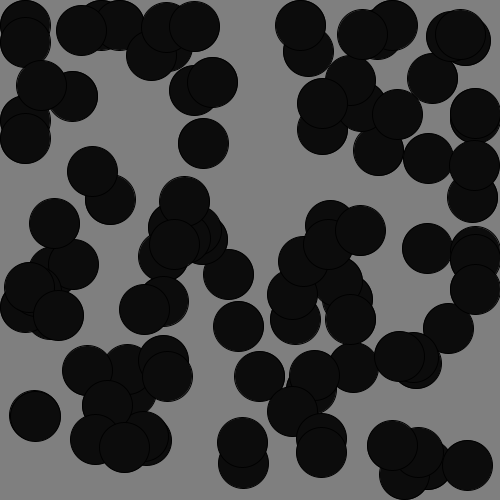
Frame 1 (no input)
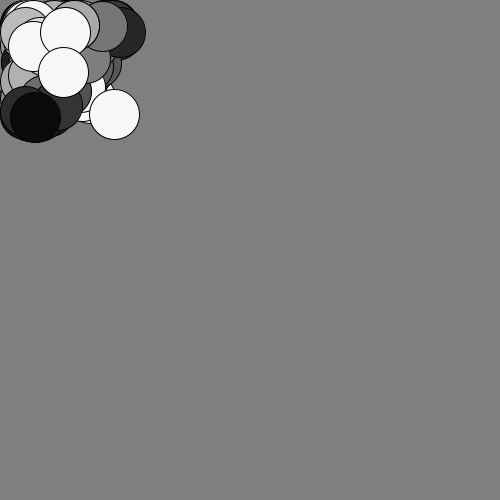
Frame 60 (the mouse pressed at the canvas centre just before this capture)
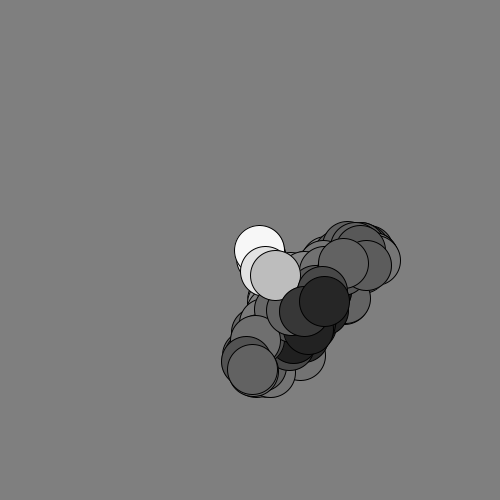
Frame 120 (the mouse held since frame 60 and released just before this capture)

The Processing sketch that drew these frames (run headless with seeded random() and noise(); from frame 60 on, the mouse is pressed at the canvas centre):

// Processing sketch: PVectors_06
// ── PVectors_06.pde
// number of Movers
int qtyMovers = 100;

// declare an array of Movers
ArrayList<Mover> movers;

void setup() {
  size(500, 500);
  background(127);

  // initialize the ArrayList
  movers = new ArrayList<Mover>();

  // add newly constructed Movers 
  for (int i = 0; i < qtyMovers; i++) {
    movers.add(new Mover());
  }

}

void draw() {
  background(127);
  
  // ArrayList.size() is like array.length
  for (int i = 0; i < movers.size(); i++) {
    // we have to "get" a reference to the object in the ArrayList
    Mover m = movers.get(i);
    // anything we do to that reference is applied to the object
    m.update();
  }
  
  // example of shorthand notation for ArrayLists
  // it's not necessary to use a separate for loop
  for (Mover m : movers) m.render();
  
}

void mousePressed() {
  if(mouseButton == RIGHT){
    removeMover();
  }else if(mouseButton == LEFT){
    movers.add(new Mover());
  }
}

void removeMover() {
  // when we remove elements, we have to work backwards
  for (int i = movers.size() - 1; i >= 0; i--) {
    Mover m = movers.get(i);
    if (m.isClicked()) movers.remove(i);
  }
}

// ── Mover.pde
class Mover {
  //fields
  PVector position;
  PVector speed;
  PVector acceleration;
  float dampening = .99;
  float size = 50;

  // constructor
  Mover() {
    position = new PVector(random(width), random(height));
    speed = new PVector();
    acceleration = new PVector();
  }
  
  // moves the mover
  void update() {
    // calculate the acceleration vector towards the mouse
    acceleration = PVector.sub(new PVector(mouseX, mouseY), position);
    acceleration.setMag(0.5);
    // add the acceleration vector to the speed vector 
    speed.add(acceleration);
    // limit the speed
    speed.limit(10);
    // add the speed vector to position (move it)
    position.add(speed);
    // bounce off the walls
    bounce();
    // simulates air friction
    speed.mult(dampening);
  }

  void render() {
    // use the speed to set brightness
    fill(speed.mag()*25);
    // draw a circle
    circle(position.x, position.y, size);
  }

  void bounce() {
    // bounce off sides
    if ( position.x > width-(size/2) ) {
      position.x = width-(size/2);
      speed.x *= -1;
    }
    if (position.x < size/2) {
      position.x = size/2;
      speed.x *= -1;
    }

    // bounce off top/bottom
    if ( position.y > height-(size/2) ) {
      position.y = height-(size/2);
      speed.y *= -1;
    }
    if (position.y < size/2) {
      position.y = size/2;
      speed.y *= -1;
    }
  }
  
  boolean isClicked(){
    return PVector.dist(position, new PVector(mouseX,mouseY)) < size/2;
  }
  
}
